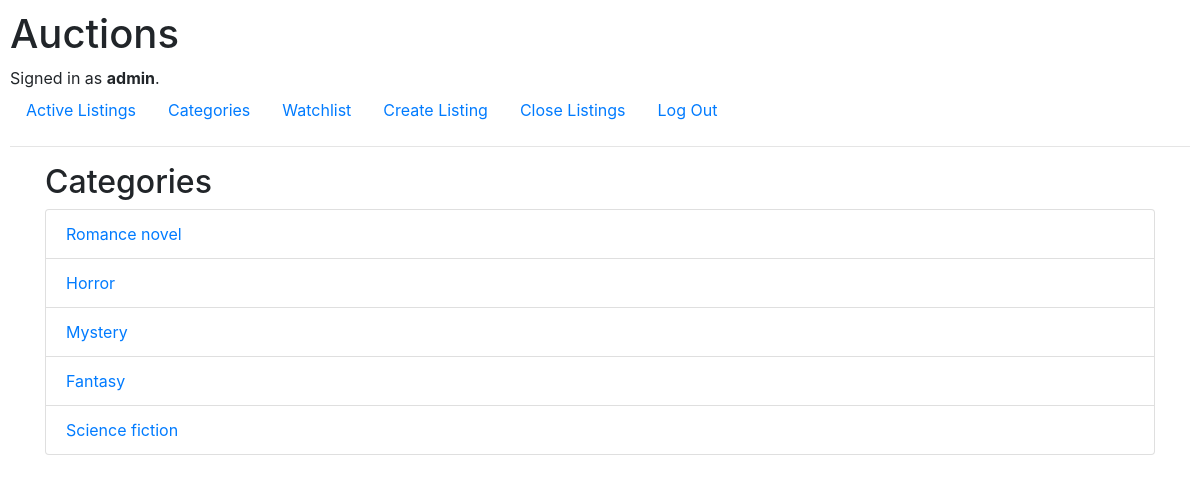
The page /categories (signed in) on the database its author committed.
### auctions/models.py (models this page shows, shortened)
class User(AbstractUser):
    pass

class Category(models.Model):
    name = models.CharField(max_length=64, unique=True)

### auctions/views.py (the view)
# urls.py: path("categories", views.categories, name="categories"),
def categories(request):
    categories = Category.objects.all()
    return render(request, "auctions/categories.html", {"categories": categories})

### auctions/views.py (called while the page is built)
def datos_globales(request):
    count = 0
    if request.user.is_authenticated:
        watchlist_items = Watchlist.objects.filter(user=request.user)
        count = watchlist_items.count()
    return {
        'count_watch_list': count
    }

### auctions/templates/auctions/categories.html (shortened to what this page needs)
{% extends "auctions/layout.html" %}
{% block body %}
<div class="container">
    <h2>Categories</h2>
    <ul class="list-group">
        {% for category in categories %}
            <li class="list-group-item">
                <a href="{% url 'category_listings' category.name %}">{{ category.name }}</a>
            </li>
        {% endfor %}
    </ul>
  </div>
{% endblock %}

### auctions/templates/auctions/layout.html (shortened to what this page needs)
{% load static %}
<!DOCTYPE html>
<html lang="en">
  <head>
    <link
      rel="stylesheet"
      href="https://stackpath.bootstrapcdn.com/bootstrap/4.4.1/css/bootstrap.min.css"
    />
    <link href="{% static 'auctions/styles.css' %}" rel="stylesheet" />
  </head>
  <body>
    <h1>Auctions</h1>
    <div>
        {% if user.is_authenticated %}
          Signed in as <strong>{{ user.username }}</strong>.
        {% else %}
          Not signed in.
        {% endif %}
      </div>
      <ul class="nav">
        <li class="nav-item">
          <a class="nav-link" href="{% url 'index' %}">Active Listings</a>
        </li>
        {% if user.is_authenticated %}
          <li class="nav-item">
            <a class="nav-link" href="{% url 'categories' %}">Categories</a>
          </li>
          {% if count_watch_list > 0 %}
          <li class="nav-item">
            <a class="nav-link" href="{% url 'watchlist' %}">Watchlist <span class="text-white bg-secondary px-1 rounded">{{ count_watch_list }}</span></a>
          </li>
          {% else %}
          <li class="nav-item">
            <a class="nav-link" href="{% url 'watchlist' %}">Watchlist</a>
          </li>
          {% endif %}
          <li class="nav-item">
            <a class="nav-link" href="{% url 'create_listing' %}">Create Listing</a>
          </li>
          <li class="nav-item">
            <a class="nav-link" href="{% url 'close_listings' %}">Close Listings</a>
          </li>
          <li class="nav-item">
            <a class="nav-link" href="{% url 'logout' %}">Log Out</a>
          </li>
        {% endif %}
      </ul>
      <hr />
    {% block body %}
    {% endblock %}
  </body>
</html>

### auctions/static/auctions/styles.css (style rules this page uses)
body { padding: 10px; }

### rows shown on the page
User: username "admin"
Category: name "Romance novel"
Category: name "Horror"
Category: name "Mystery"
Category: name "Fantasy"
Category: name "Science fiction"
